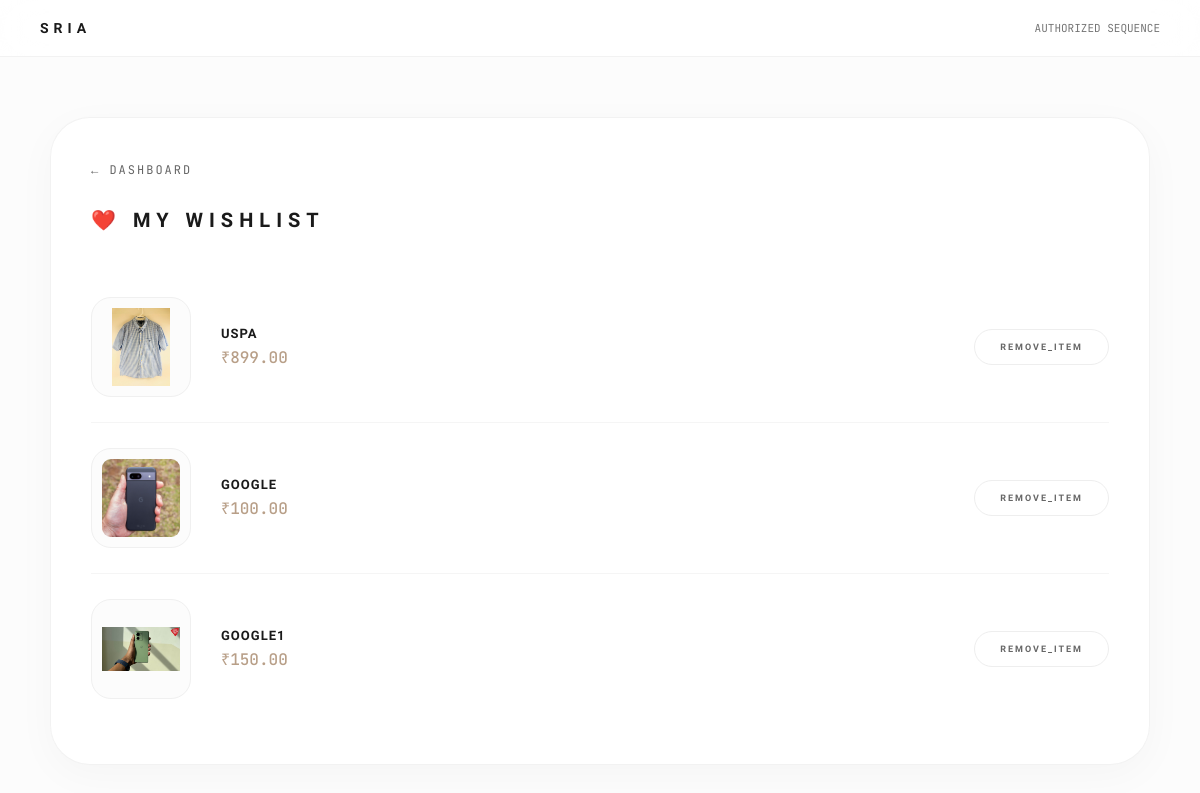
The page /wishlist/ (signed in) on the database its author committed.
### category/models.py (models this page shows, shortened)
class WishlistItem(models.Model):
    wishlist = models.ForeignKey(Wishlist, on_delete=models.CASCADE,  related_name="items")
    product = models.ForeignKey(Product, on_delete=models.CASCADE)
    added_at = models.DateTimeField(auto_now_add=True)
    class Meta:
        unique_together = ('wishlist', 'product')

class Product(models.Model):
    category = models.ForeignKey(Category, on_delete=models.CASCADE)
    subcategory = models.ForeignKey(SubCategory, on_delete=models.CASCADE)
    name = models.CharField(max_length=200)
    description = models.TextField()
    price = models.DecimalField(max_digits=10, decimal_places=2)
    image = models.ImageField(upload_to='products/')
    stock=models.IntegerField(default=10)

### category/views.py (the view)
# urls.py: path("wishlist/", views.wishlist_view, name="wishlist"),
@login_required
def wishlist_view(request):
    wishlist, created = Wishlist.objects.get_or_create(
        user=request.user
    )
    items = wishlist.items.select_related("product")
    return render(request, "wishlist.html", {
        "items": items
    })

### category/templates/wishlist.html (shortened to what this page needs)
{% load static %}
<!DOCTYPE html>
<html lang="en">
<head>
</head>
<body>
<div class="header">
    <strong>SRIA</strong>
    <div style="font-family: 'JetBrains Mono'; font-size: 11px; opacity: 0.6; text-transform: uppercase;">
        Authorized Sequence
    </div>
</div>
<div class="container">
    <a href="{% url 'dashboard' %}" class="back-nav">← Dashboard</a>
    <h2>❤️ My Wishlist</h2>
    <div class="wishlist-list">
        {% for item in items %}
            <div class="item">
                <div class="left">
                    <img src="{{ item.product.image.url }}" alt="{{ item.product.name }}">
                    <div class="item-info">
                        <strong>{{ item.product.name }}</strong>
                        <span class="price">₹{{ item.product.price }}</span>
                    </div>
                </div>
                <form method="POST" action="{% url 'remove_from_wishlist' item.id %}">
                    <button type="submit" class="remove-btn">Remove_Item</button>
                </form>
            </div>
        {% empty %}
            <div class="empty-msg">
                // Your vault is currently empty.
            </div>
        {% endfor %}
    </div>
</div>
</body>
</html>

### category/templates/wishlist.html (style rules this page uses)
:root { --accent: #d4bda8; --accent-dark: #b89f88; --accent-glow: rgba(212, 189, 168, 0.4); --bg-main: #fcfcfc; --bg-card: #ffffff; --text-main: #1a1a1a; --text-sub: #666666; --glass-border: rgba(0, 0, 0, 0.05); --shadow-soft: 0 10px 40px rgba(0, 0, 0, 0.03); --danger: #ff6b6b; }
html, body { cursor: none !important; }
a, button, input, label { cursor: none !important; }
* { margin: 0; padding: 0; box-sizing: border-box; font-family: 'Inter', sans-serif; }
body { background-color: var(--bg-main); color: var(--text-main); overflow-x: hidden; min-height: 100vh; }
.header { background: rgba(255, 255, 255, 0.8); backdrop-filter: blur(20px); padding: 20px 40px; display: flex; justify-content: space-between; align-items: center; position: sticky; top: 0; z-index: 1000; border-bottom: 1px solid var(--glass-border); }
.header strong { font-family: 'Syncopate', sans-serif; font-size: 14px; letter-spacing: 5px; text-transform: uppercase; }
.container { max-width: 1100px; margin: 60px auto; padding: 40px; background: white; border-radius: 40px; box-shadow: var(--shadow-soft); border: 1px solid var(--glass-border); position: relative; z-index: 3; }
.container h2 { font-family: 'Syncopate', sans-serif; font-size: 20px; letter-spacing: 6px; margin-bottom: 40px; text-transform: uppercase; display: flex; align-items: center; gap: 15px; }
.back-nav { display: inline-flex; align-items: center; margin-bottom: 30px; font-family: 'JetBrains Mono', monospace; font-size: 12px; text-decoration: none; color: var(--text-sub); text-transform: uppercase; letter-spacing: 2px; transition: 0.3s; }
.item { display: flex; justify-content: space-between; align-items: center; padding: 25px 0; border-bottom: 1px solid #f5f5f5; transition: 0.3s; }
.item:last-child { border-bottom: none; }
.left { display: flex; align-items: center; gap: 30px; }
.left img { width: 100px; height: 100px; object-fit: contain; background: #fcfcfc; padding: 10px; border-radius: 20px; border: 1px solid #f0f0f0; transition: 0.4s cubic-bezier(0.165, 0.84, 0.44, 1); }
.item-info strong { font-family: 'Syncopate', sans-serif; font-size: 13px; letter-spacing: 1px; display: block; margin-bottom: 5px; text-transform: uppercase; }
.item-info .price { font-family: 'JetBrains Mono', monospace; font-size: 16px; color: var(--accent-dark); font-weight: 500; }
.remove-btn { background: transparent; color: var(--text-sub); border: 1px solid #eee; padding: 12px 25px; border-radius: 50px; font-family: 'Syncopate', sans-serif; font-size: 9px; font-weight: 700; letter-spacing: 2px; text-transform: uppercase; cursor: pointer; transition: 0.3s; }

### rows shown on the page
WishlistItem: product.image (picture), product.name "USPA", product.price "899.00"
WishlistItem: product.image (picture), product.name "GOOGLE", product.price "100.00"
WishlistItem: product.image (picture), product.name "GOOGLE1", product.price "150.00"
